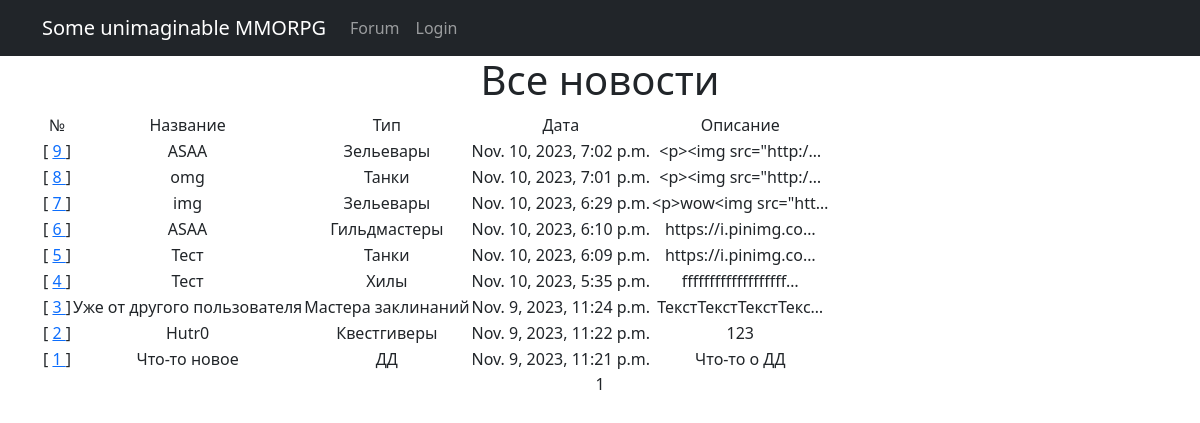
The app's page /forum/ with its own data.
### forum/models.py (models this page shows, shortened)
class Post (models.Model):
    user = models.ForeignKey(User, on_delete=models.CASCADE)
    creation_datetime = models.DateTimeField(auto_now_add=True)
    types = models.CharField(max_length=2, choices=post_types)
    heading = models.CharField(max_length=255)
    text = FroalaField()

### forum/views.py (the view)
# urls.py: path('', PostsList.as_view(), name='post_list'),
class PostsList(ListView):
    model = Post
    ordering = '-creation_datetime'
    template_name = 'posts.html'
    context_object_name = 'posts'
    paginate_by = 10

### forum/templatetags/custom_filters.py (called while the page is built)
@register.filter()
def censor(value):
    if not isinstance(value, str):
        raise TypeError()
    for word in re.findall(r"[\w']+|[.,!?;]",value):
        if word.lower() in censu:
            value = value.replace(word, f"{word[0]}{'*'*(len(word)-2)}{word[-1]}")
    return value

### templates/posts.html (shortened to what this page needs)
{% extends 'flatpages/default.html' %}
{% load custom_filters %}
{% block content %}
<h1>Все новости</h1>
{% if posts %}
<table>
    <tr>
        <td>№</td>
        <td>Название</td>
        <td>Тип</td>
        <td>Дата</td>
        <td>Описание</td>
    </tr>
    {% for post in posts %}
    <tr>
        <td>
            [
            <a href="/forum/{{ post.id }}">
                {{ post.id }}
            </a>
            ]
        </td>
        <td>{{ post.heading|censor }}</td>
        <td>{{ post.get_types_display }}</td>
        <td>{{ post.creation_datetime }}</td>
        <td>{{ post.text|truncatechars:20|censor }}</td>
    </tr>
    {% endfor %}
</table>
{% else %}
<h2>Новостей нет!</h2>
{% endif %}
{{ page_obj.number }}
{% endblock content %}

### records on screen
Post: id "9", heading|censor "ASAA", types "Зельевары", creation_datetime "Nov. 10, 2023, 7:02 p.m.", text|censor "<p><img src=\"http:/…"
Post: id "8", heading|censor "omg", types "Танки", creation_datetime "Nov. 10, 2023, 7:01 p.m.", text|censor "<p><img src=\"http:/…"
Post: id "7", heading|censor "img", types "Зельевары", creation_datetime "Nov. 10, 2023, 6:29 p.m.", text|censor "<p>wow<img src=\"htt…"
Post: id "6", heading|censor "ASAA", types "Гильдмастеры", creation_datetime "Nov. 10, 2023, 6:10 p.m.", text|censor "https://i.pinimg.co…"
Post: id "5", heading|censor "Тест", types "Танки", creation_datetime "Nov. 10, 2023, 6:09 p.m.", text|censor "https://i.pinimg.co…"
Post: id "4", heading|censor "Тест", types "Хилы", creation_datetime "Nov. 10, 2023, 5:35 p.m.", text|censor "fffffffffffffffffff…"
Post: id "3", heading|censor "Уже от другого пользователя", types "Мастера заклинаний", creation_datetime "Nov. 9, 2023, 11:24 p.m.", text|censor "ТекстТекстТекстТекс…"
Post: id "2", heading|censor "Hutr0", types "Квестгиверы", creation_datetime "Nov. 9, 2023, 11:22 p.m.", text|censor "123"
Post: id "1", heading|censor "Что-то новое", types "ДД", creation_datetime "Nov. 9, 2023, 11:21 p.m.", text|censor "Что-то о ДД"

### other values on screen
{{ page_obj.number }} "1"
